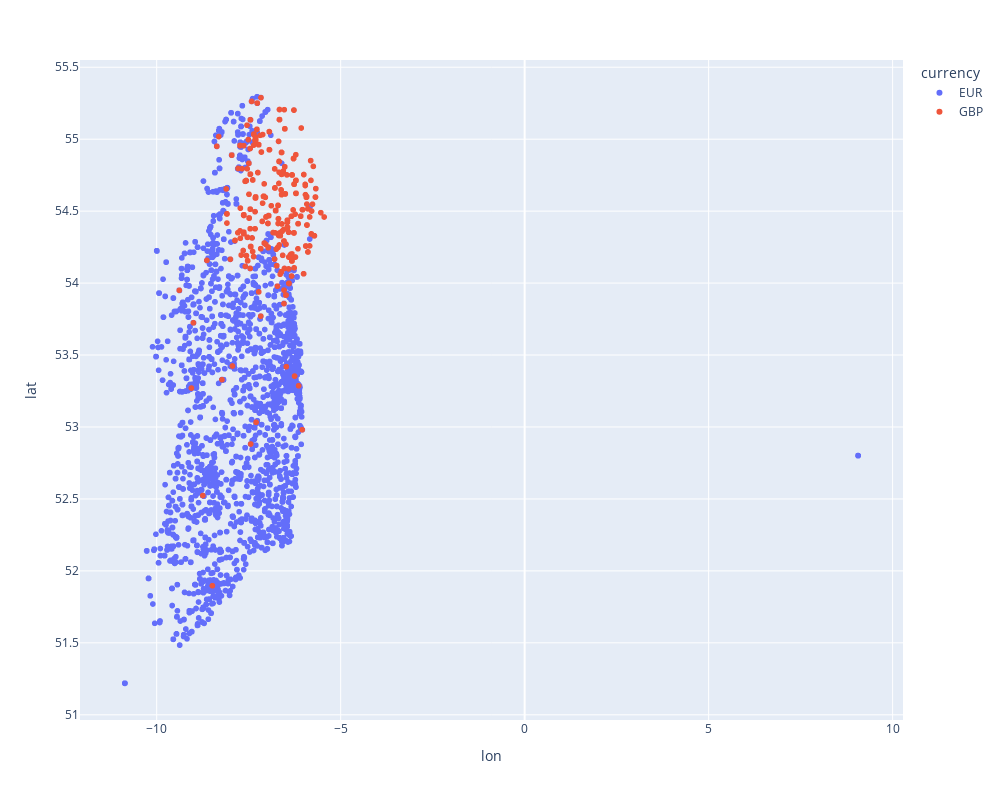

Notebook code for this chart:
### Code cell
df = raw_df[RECOMMENDED_COLUMNS].copy()
def assign_lat_lon(df):
    df['lat lon'.split()]=df.geoPoint.str.extract(r'([+-]?\d+\.\d+),\s*([+-]?\d+\.\d+)').rename(columns={0:'lat',1:'lon'}).astype(float)
    df.drop(columns='geoPoint',inplace=True)
    return df
def assign_mileage(df):
    df[['clockedDistance','unit']] = df.mileage.str.replace(r',','').str.extract(r'([,\d]*)\s*(km|mi)').rename(columns={0:'clockedDistance',1:'unit'})
    df['clockedDistance'] = df.clockedDistance.astype(float)
    # df['kilometers'] = df.apply(lambda row: row.clockedDistance if row.unit == 'km' else row.clockedDistance*1.60934,axis=1)
    df['kilometers'] = (df.unit == 'km')*df.clockedDistance + (df.unit == 'mi')*df.clockedDistance*1.60934
    df.drop(columns=['mileage','clockedDistance','unit'],inplace=True)
    return df
def price_to_float(df):
    df.price = df.price.apply(lambda x: re.sub(r'[^\d]','',x) if isinstance(x,str) else x).astype(float)
    return df
    
df = assign_lat_lon(df)
df = assign_mileage(df)
df = price_to_float(df)
df.plot(kind='scatter',x='lon',y='lat',backend='plotly',color='currency',width=1000,height=800)
# df.currency

### Figure 1 — Plotly figure (JSON) as saved in the notebook; plotly's stock layout.template omitted (floating-point values rounded to 4 significant figures; data arrays with more than 128 entries replaced by an {"elided": "..."} marker saying what was removed)
{"data": [{"hovertemplate": "currency=EUR<br>lon=%{x}<br>lat=%{y}<extra></extra>", "legendgroup": "EUR", "marker": {"color": "#636efa", "symbol": "circle"}, "mode": "markers", "name": "EUR", "showlegend": true, "type": "scattergl", "x": {"elided": "87648 float values"}, "xaxis": "x", "y": {"elided": "87648 float values"}, "yaxis": "y"}, {"hovertemplate": "currency=GBP<br>lon=%{x}<br>lat=%{y}<extra></extra>", "legendgroup": "GBP", "marker": {"color": "#EF553B", "symbol": "circle"}, "mode": "markers", "name": "GBP", "showlegend": true, "type": "scattergl", "x": {"elided": "2572 float values"}, "xaxis": "x", "y": {"elided": "2572 float values"}, "yaxis": "y"}], "layout": {"height": 800, "legend": {"title": {"text": "currency"}, "tracegroupgap": 0}, "margin": {"t": 60}, "width": 1000, "xaxis": {"anchor": "y", "domain": [0, 1], "title": {"text": "lon"}}, "yaxis": {"anchor": "x", "domain": [0, 1], "title": {"text": "lat"}}}}
